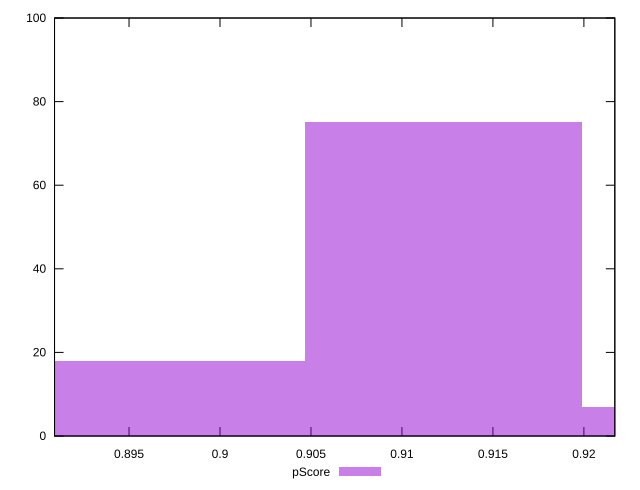

Reproduce this figure in gnuplot.
reset

$pScore <<EOF
0.8970894162239329 18
0.9274992269433883 7
0.9122943215836605 75
EOF

set key outside below
set boxwidth 0.015204905359727676
set xrange [0.8909055307689635:0.9217001702549115]
set yrange [0:100]
set trange [0:100]
set style fill transparent solid 0.5 noborder
set terminal svg size 640, 490 enhanced background rgb 'white'
set output "reports/report_00033_2021-03-01T14-23-16.841Z/mainthread-work-breakdown/samples/astro-cached/pScore/histogram.svg"

plot $pScore title "pScore" with boxes

reset
